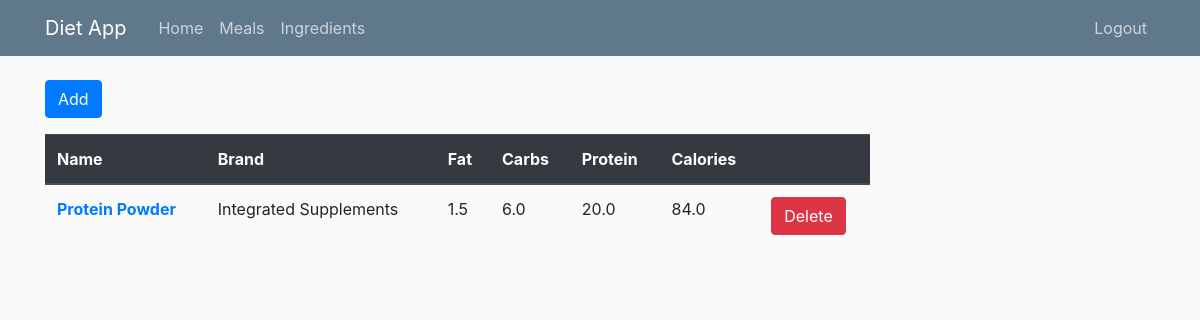
/ingredients (signed in), run on an earlier commit of the app's database.
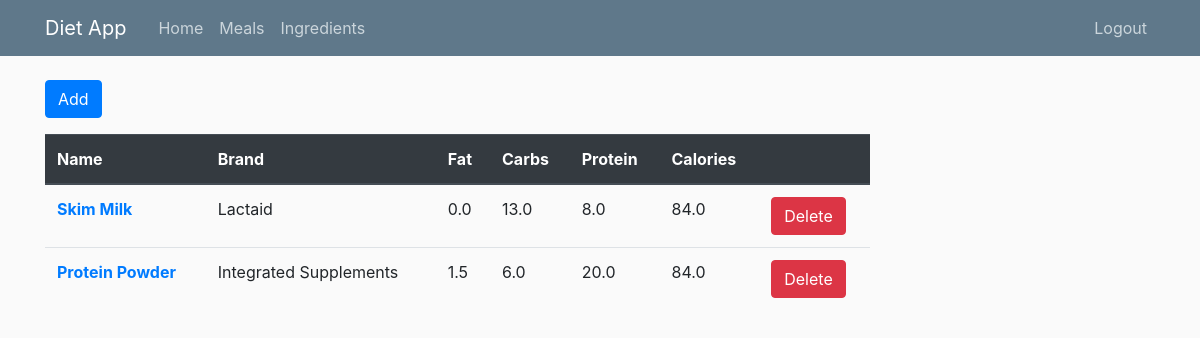
And on a later commit of the database.
### dietapp/models.py (models this page shows, shortened)
class Ingredients(db.Model):
    id = db.Column(db.Integer, primary_key = True)
    brand = db.Column(db.String(100), nullable = False)
    name = db.Column(db.String(100), nullable = False)
    date_created = db.Column(db.DateTime, nullable = False, default = datetime.utcnow )
    date_used = db.Column(db.DateTime)
    favorite = db.Column(db.Boolean, nullable = False, default=False)
    obsolete = db.Column(db.Boolean, nullable = False, default=False)
    protein = db.Column(db.Float, default = 0)
    carbs = db.Column(db.Float, default = 0)
    fat = db.Column(db.Float, default = 0)
    calories = db.Column(db.Float,default=0, nullable = False)
    serv_weight = db.Column(db.Float)
    serv_volume = db.Column(db.Float)
    serv_count = db.Column(db.Float)
    weight_unit_id = db.Column(db.Integer, db.ForeignKey('units.id'))
    volume_unit_id = db.Column(db.Integer, db.ForeignKey('units.id'))
    count_unit_id = db.Column(db.Integer, db.ForeignKey('units.id'))
    user_id = db.Column(db.Integer, db.ForeignKey('user.id'), nullable = False)

### dietapp/routes.py (the view)
@app.route('/ingredients')
@login_required
def ingredients():
    ingredients = Ingredients.query.filter_by(user_id = current_user.id, obsolete = False).all()
    return render_template('ingredients.html',title='Ingredients', ingredients=ingredients)

### dietapp/models.py (called while the page is built)
@login_manager.user_loader
def load_user(user_id):
    return User.query.get(int(user_id))

### dietapp/templates/ingredients.html (shortened to what this page needs)
{% extends "layout.html" %}
{% block content %}
    <a class="btn btn-primary btn-md mb-3" href="{{ url_for('new_ingredient') }}">Add</a>
    {% if ingredients %}
        <table class="table">
            <thead class="thead-dark">
            <tr>
                <th scope="col">Name</th>
                <th scope="col">Brand</th>
                <th scope="col">Fat</th>
                <th scope="col">Carbs</th>
                <th scope="col">Protein</th>
                <th scope="col">Calories</th>
                <th scope="col"></th>
            </tr>
            </thead>
            <tbody>
                {% for i in ingredients %}
                    <tr>
                        <th scope="row"><a href="{{ url_for('update_ingredient', ingredient_id=i.id) }}">{{i.name}}</a></th>
                        <td>{{i.brand}}</td>
                        <td>{{i.fat}}</td>
                        <td>{{i.carbs}}</td>
                        <td>{{i.protein}}</td>
                        <td>{{i.calories}}</td>
                        <td>
                            <form action="{{ url_for('delete_ingredient', ingredient_id = i.id) }}" method="POST">
                                <input class="btn btn-danger" type="submit" value="Delete">
                            </form>
                        </td>
                    </tr>
                {% endfor %}
            </tbody>
        </table>
    {% else %}
        <h1>No Ingredients</h1>
    {% endif %}
{% endblock content %}

### dietapp/templates/layout.html (shortened to what this page needs)
<!doctype html>
<html lang="en">
  <head>
    <link rel="stylesheet" href="https://stackpath.bootstrapcdn.com/bootstrap/4.3.1/css/bootstrap.min.css">
    <link rel="stylesheet" type="text/css" href="{{ url_for('static', filename='main.css') }}">
  </head>
  <body>
    {% if current_user.is_authenticated %}
    <header class="site-header">
        <nav class="navbar navbar-expand-md navbar-dark bg-steel fixed-top">
          <div class="container">
            <a class="navbar-brand mr-4" href="/">Diet App</a>
            <div class="collapse navbar-collapse" id="navbarToggle">
              <div class="navbar-nav mr-auto">
                <a class="nav-item nav-link" href="{{ url_for('home') }}">Home</a>
                <a class="nav-item nav-link" href="{{ url_for('meals') }}">Meals</a>
                <a class="nav-item nav-link" href="{{ url_for('ingredients') }}">Ingredients</a>
              </div>
              <div class="navbar-nav">
                  <a class="nav-item nav-link" href="{{ url_for('logout') }}">Logout</a>
              </div>
            </div>
          </div>
        </nav>
    </header>
    {% endif %}
    <main role="main" class="container">
        <div class="row">
            <div class="col-md-9">
                {% block content %}{% endblock %}
            </div>
            <div class="col-md-3">
            </div>
        </div>
    </main>
  </body>
</html>

### dietapp/static/main.css (style rules this page uses)
body { background: #fafafa; color: #333333; margin-top: 5rem; }
.bg-steel { background-color: #5f788a; }
.site-header .navbar-nav .nav-link { color: #cbd5db; }

What changed in the data, as far as the page shows it:
now on this page (row edited): Ingredients: name "Skim Milk", brand "Lactaid", fat "0.0", carbs "13.0", protein "8.0", calories "84.0"
